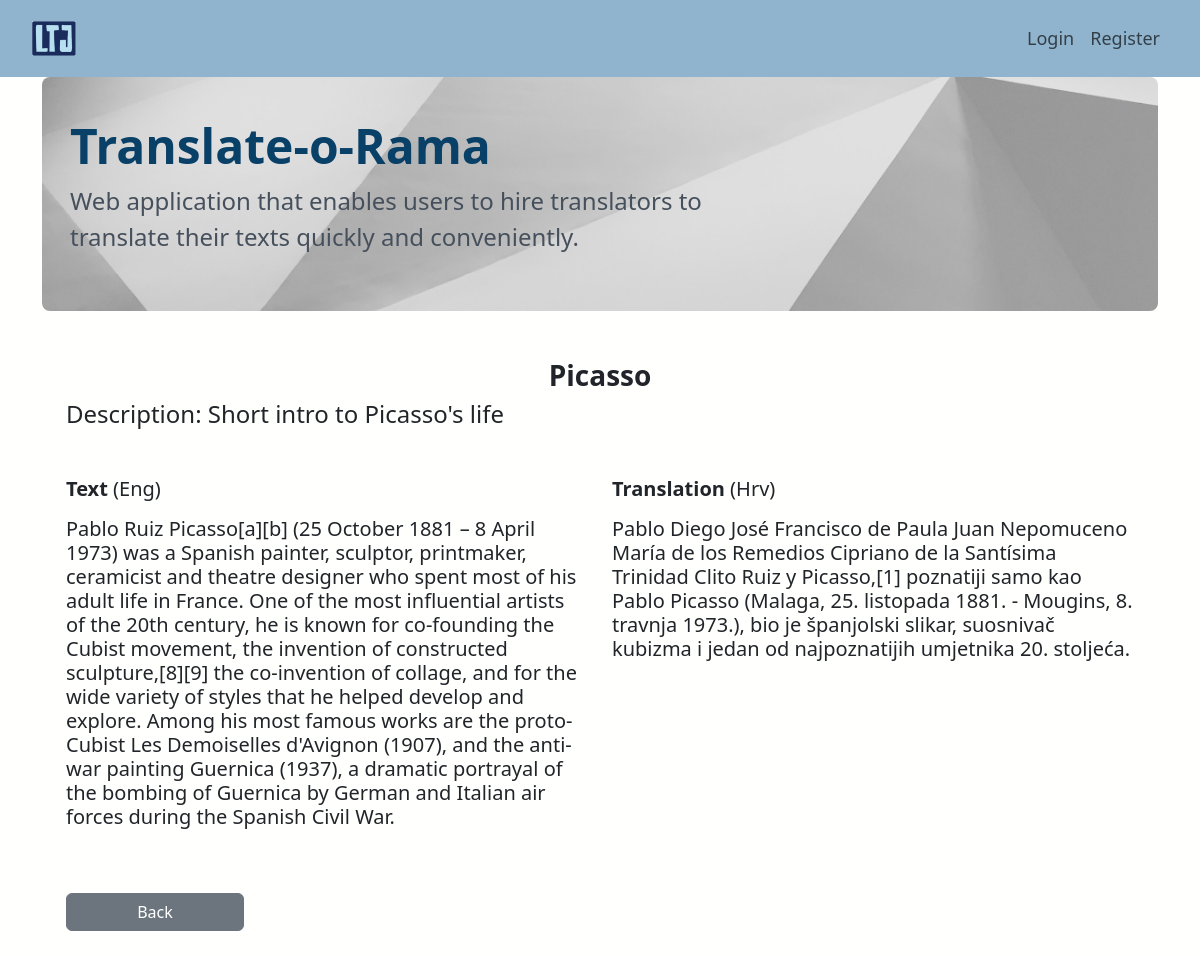
Screenshot of /dashboard/translation/1 with the database file from the repository.
### app/models.py (models this page shows, shortened)
class Job(models.Model):
    user = models.ForeignKey(User, on_delete=models.CASCADE, related_name="user")
    title = models.TextField(blank=False, unique=True)
    description = models.TextField(blank=False)
    source_language = models.TextField(blank=False)
    target_language = models.TextField(blank=False)
    job_field = models.CharField(
        max_length=15,
        choices=JobField.JOB_CHOICES,
        default=JobField.LITERATURE,
    )
    budget = models.DecimalField(max_digits=10, decimal_places=2, default=0.0)
    text = models.TextField(blank=False)
    assigned_to = models.ForeignKey(
        "JobBid",
        on_delete=models.CASCADE,
        blank=True,
        null=True,
        related_name="assigned_to",
    )
    is_assigned = models.BooleanField(default=False)
    is_completed = models.BooleanField(default=False)
    translator = models.ForeignKey(
        User,
        on_delete=models.SET_NULL,
        blank=True,
        null=True,
        related_name="set_as_translator_of_job",
    )
    translation = models.TextField(blank=True, null=True)
    dispute = models.ForeignKey(
        Dispute,
        on_delete=models.SET_NULL,
        blank=True,
        null=True,
        related_name="dispute_for_completed_job",
    )

### app/views.py (the view)
def view_translation(request, job_id):
    job = get_object_or_404(Job, pk=job_id)
    context = {
        "job": job,
    }
    return render(request, "app/view_translation.html", context)

### app/templates/app/view_translation.html
{% extends 'app/base.html' %}
{% block content %}
  <div class="m-4">
    <h3 class="text-center"><b>{{ job.title }}</b></h3>
    <h4 class="my-2">Description: {{ job.description }}</h4>
    <div class="row mt-5">
      <h5 class="col-6"><b>Text</b> ({{ job.source_language }})</h5>
      <h5 class="col-6"><b>Translation</b> ({{ job.target_language }})</h5>
    </div>
    <div class="row mt-2 mb-2">
      <h5 class="col-6">{{ job.text }}</h5>
      <h5 class="col-6">{{ job.translation }}</h5>
    </div>
    <a href="{% url 'app:dashboard' %}" class="btn btn-secondary col-2 mt-5">Back</a>
  </div>
{% endblock %}

### app/static/app/css/base.css (style rules this page uses)
body { background-color: #fffffe; }

### rows the page displays
Job: title "Picasso", description "Short intro to Picasso's life", source_language "Eng", target_language "Hrv", text "Pablo Ruiz Picasso[a][b] (25 October 1881 – 8 April 1973) was a Spanish painter, sculptor, printmaker, ceramicist and theatre designer who spent most of his adult life in France. One of the most influential artists of the 20th century, he is known for co-founding the Cubist movement, the invention of constructed sculpture,[8][9] the co-invention of collage, and for the wide variety of styles that he helped develop and explore. Among his most famous works are the proto-Cubist Les Demoiselles d'Avignon (1907), and the anti-war painting Guernica (1937), a dramatic portrayal of the bombing of Guernica by German and Italian air forces during the Spanish Civil War.", translation "Pablo Diego José Francisco de Paula Juan Nepomuceno María de los Remedios Cipriano de la Santísima Trinidad Clito Ruiz y Picasso,[1] poznatiji samo kao Pablo Picasso (Malaga, 25. listopada 1881. - Mougins, 8. travnja 1973.), bio je španjolski slikar, suosnivač kubizma i jedan od najpoznatijih umjetnika 20. stoljeća."
